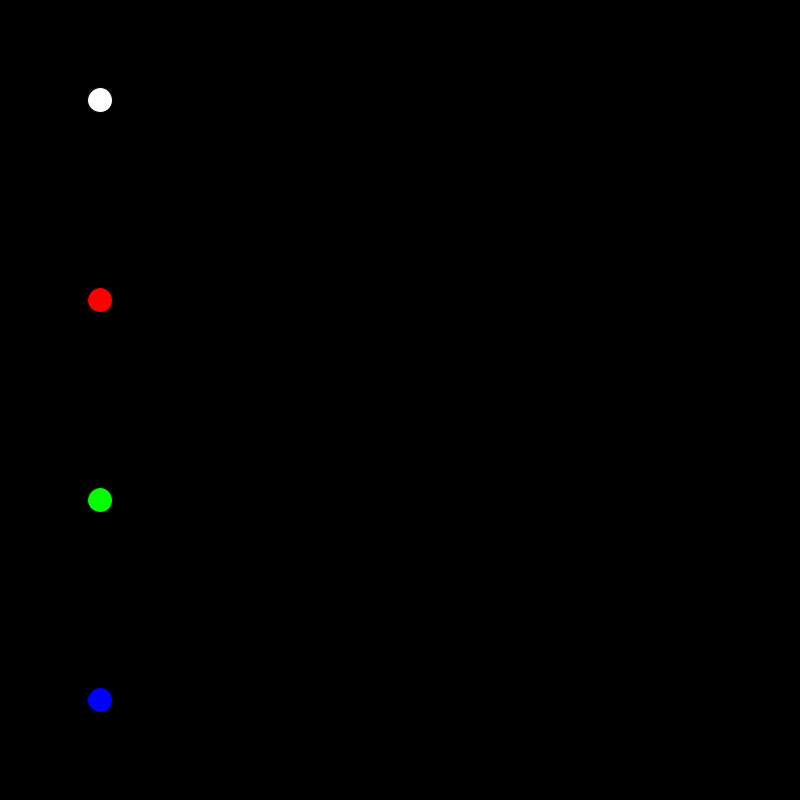
Frame 1 (no input)
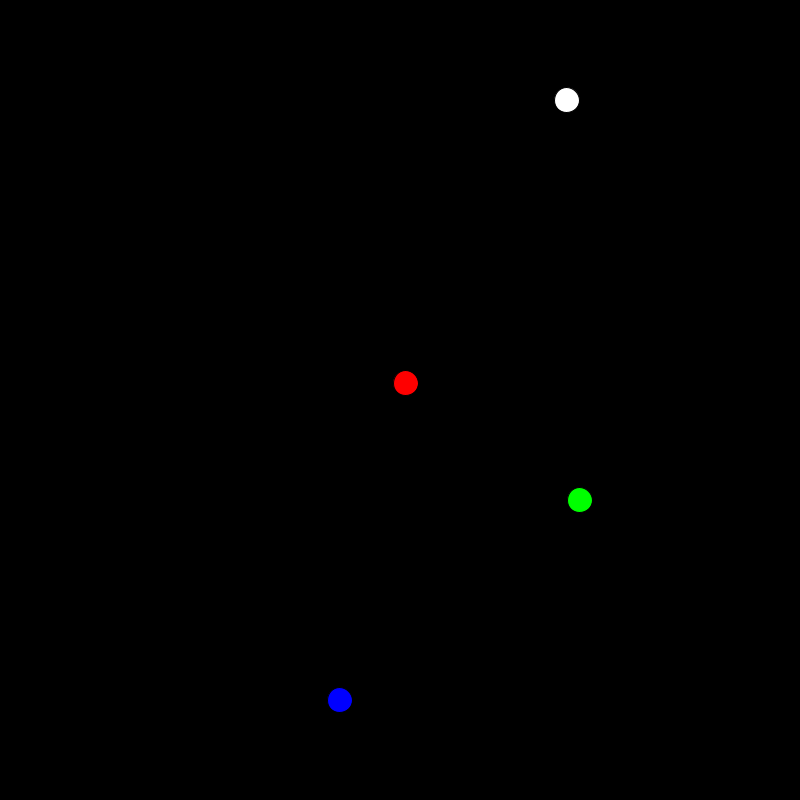
Frame 60 (the mouse pressed at the canvas centre just before this capture)
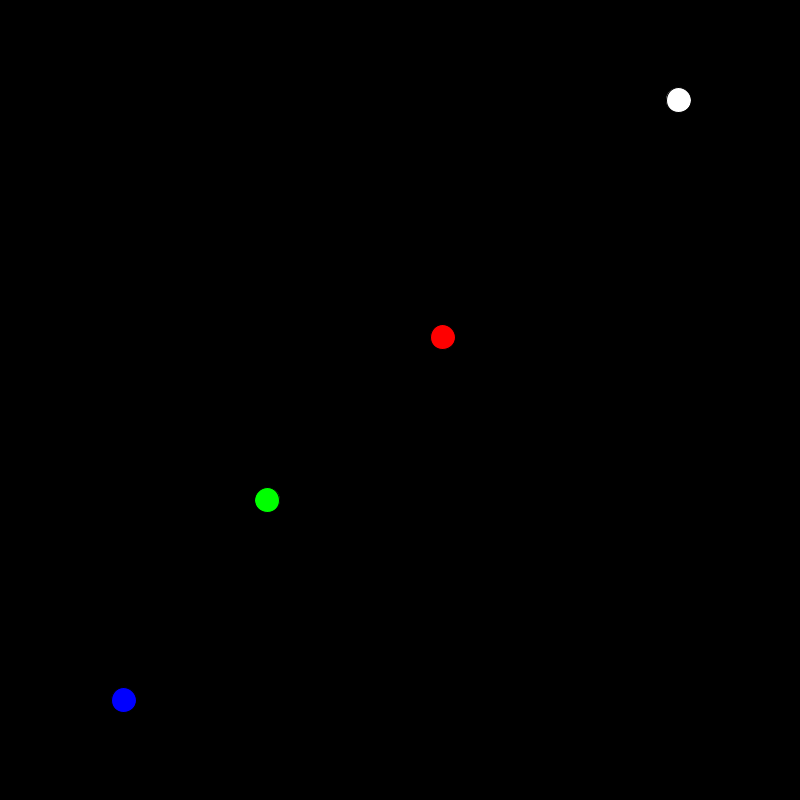
Frame 120 (the mouse held since frame 60 and released just before this capture)

The Processing sketch that drew these frames (run headless with seeded random() and noise(); from frame 60 on, the mouse is pressed at the canvas centre):

// Processing sketch: Harrah_Ethan_HandsOnUsingNonLinearMotion
// ── Harrah_Ethan_HandsOnUsingNonLinearMotion.pde
PVector oscCoords;
PVector circleCoords;
PVector easeOutCoords;
PVector easeInCoords;

float oscT;
float circleT;
float easeOutT;
float easeInT;

float globalTimeStep = 0.01;

void setup() {
  size(800, 800);
  
  oscCoords = new PVector(100, 100);
  circleCoords = new PVector(100, 300);
  easeOutCoords = new PVector(100, 500);
  easeInCoords = new PVector(100, 700);
  
  oscT = 0;
  circleT = 0;
  easeOutT = 0;
  easeInT = 0;
}

void draw() {
  background(0);
  fill(255);
  circle(oscCoords.x, oscCoords.y, 25);
  fill(255,0,0);
  circle(circleCoords.x, circleCoords.y, 25);
  fill(0,255,0);
  circle(easeOutCoords.x, easeOutCoords.y, 25);
  fill(0,0,255);
  circle(easeInCoords.x, easeInCoords.y, 25); 
  
  moveOsc();
  moveCircle();
  moveEaseOut();
  moveEaseIn();
}

void moveOsc() {
  oscT += globalTimeStep;
  oscCoords.x = 300*sin(oscT) + 400;
}

void moveCircle() {
  circleT += globalTimeStep;
  circleCoords.x = 100*sin(oscT) + 350;
  circleCoords.y = 100*cos(oscT) + 300;
}

void moveEaseOut() {
  easeOutT += globalTimeStep;
  if (easeOutT > 1) {easeOutT = 0;}
  easeOutCoords.x = 600*sin(easeOutT * PI / 2) + 100;
}

void moveEaseIn() {
  easeInT += globalTimeStep;
  if (easeInT > 1) {easeInT = 0;}
  easeInCoords.x = 600*(1 - cos(easeInT * PI / 2)) + 100;
}
